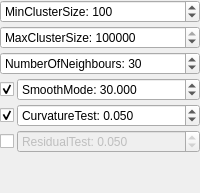
        <widget class="QWidget" name="RegionGrowing">
         <layout class="QVBoxLayout" name="verticalLayout_5">
          <property name="spacing">
           <number>3</number>
          </property>
          <property name="leftMargin">
           <number>0</number>
          </property>
          <property name="topMargin">
           <number>0</number>
          </property>
          <property name="rightMargin">
           <number>0</number>
          </property>
          <property name="bottomMargin">
           <number>0</number>
          </property>
          <item>
           <widget class="QSpinBox" name="spin_minclustersize">
            <property name="sizePolicy">
             <sizepolicy hsizetype="Ignored" vsizetype="Fixed">
              <horstretch>0</horstretch>
              <verstretch>0</verstretch>
             </sizepolicy>
            </property>
            <property name="maximumSize">
             <size>
              <width>16777215</width>
              <height>24</height>
             </size>
            </property>
            <property name="toolTip">
             <string>Set the minimum number of points that a cluster needs to contain in order to be considered valid.</string>
            </property>
            <property name="prefix">
             <string>MinClusterSize: </string>
            </property>
            <property name="maximum">
             <number>9999999</number>
            </property>
            <property name="value">
             <number>100</number>
            </property>
           </widget>
          </item>
          <item>
           <widget class="QSpinBox" name="spin_maxclustersize">
            <property name="sizePolicy">
             <sizepolicy hsizetype="Ignored" vsizetype="Fixed">
              <horstretch>0</horstretch>
              <verstretch>0</verstretch>
             </sizepolicy>
            </property>
            <property name="maximumSize">
             <size>
              <width>16777215</width>
              <height>24</height>
             </size>
            </property>
            <property name="toolTip">
             <string>Set the maximum number of points that a cluster needs to contain in order to be considered valid.</string>
            </property>
            <property name="prefix">
             <string>MaxClusterSize: </string>
            </property>
            <property name="maximum">
             <number>99999999</number>
            </property>
            <property name="value">
             <number>99999999</number>
            </property>
           </widget>
          </item>
          <item>
           <widget class="QSpinBox" name="spin_numofnei">
            <property name="sizePolicy">
             <sizepolicy hsizetype="Ignored" vsizetype="Fixed">
              <horstretch>0</horstretch>
              <verstretch>0</verstretch>
             </sizepolicy>
            </property>
            <property name="maximumSize">
             <size>
              <width>16777215</width>
              <height>24</height>
             </size>
            </property>
            <property name="toolTip">
             <string>&lt;html&gt;&lt;head/&gt;&lt;body&gt;&lt;p&gt;Allows to set the number of neighbours.&lt;/p&gt;&lt;/body&gt;&lt;/html&gt;</string>
            </property>
            <property name="prefix">
             <string>NumberOfNeighbours: </string>
            </property>
            <property name="maximum">
             <number>9999999</number>
            </property>
            <property name="value">
             <number>30</number>
            </property>
           </widget>
          </item>
          <item>
           <layout class="QHBoxLayout" name="horizontalLayout_14">
            <item>
             <widget class="QCheckBox" name="check_smoothmode">
              <property name="toolTip">
               <string>This function allows to turn on/off the smoothness constraint.</string>
              </property>
              <property name="text">
               <string/>
              </property>
              <property name="checked">
               <bool>true</bool>
              </property>
             </widget>
            </item>
            <item>
             <widget class="QDoubleSpinBox" name="dspin_smooth">
              <property name="sizePolicy">
               <sizepolicy hsizetype="Expanding" vsizetype="Fixed">
                <horstretch>0</horstretch>
                <verstretch>0</verstretch>
               </sizepolicy>
              </property>
              <property name="maximumSize">
               <size>
                <width>16777215</width>
                <height>24</height>
               </size>
              </property>
              <property name="toolTip">
               <string>Allows to set smoothness threshold used for testing the points.</string>
              </property>
              <property name="prefix">
               <string>SmoothMode: </string>
              </property>
              <property name="decimals">
               <number>3</number>
              </property>
              <property name="maximum">
               <double>9999.000000000000000</double>
              </property>
              <property name="value">
               <double>30.000000000000000</double>
              </property>
             </widget>
            </item>
           </layout>
          </item>
          <item>
           <layout class="QHBoxLayout" name="horizontalLayout_15">
            <item>
             <widget class="QCheckBox" name="check_curvaturetest">
              <property name="sizePolicy">
               <sizepolicy hsizetype="Minimum" vsizetype="Fixed">
                <horstretch>0</horstretch>
                <verstretch>0</verstretch>
               </sizepolicy>
              </property>
              <property name="toolTip">
               <string>&lt;html&gt;&lt;head/&gt;&lt;body&gt;&lt;p&gt;Allows to turn on/off the curvature test. Note that at least one test (residual or curvature) must be turned on. If you are turning curvature test off then residual test will be turned on automatically.&lt;/p&gt;&lt;/body&gt;&lt;/html&gt;</string>
              </property>
              <property name="text">
               <string/>
              </property>
              <property name="checked">
               <bool>true</bool>
              </property>
             </widget>
            </item>
            <item>
             <widget class="QDoubleSpinBox" name="dspin_curvature">
              <property name="sizePolicy">
               <sizepolicy hsizetype="Expanding" vsizetype="Fixed">
                <horstretch>0</horstretch>
                <verstretch>0</verstretch>
               </sizepolicy>
              </property>
              <property name="maximumSize">
               <size>
                <width>16777215</width>
                <height>24</height>
               </size>
              </property>
              <property name="toolTip">
               <string>Allows to set curvature threshold used for testing the points.</string>
              </property>
              <property name="prefix">
               <string>CurvatureTest: </string>
              </property>
              <property name="decimals">
               <number>3</number>
              </property>
              <property name="maximum">
               <double>9999.000000000000000</double>
              </property>
              <property name="value">
               <double>0.050000000000000</double>
              </property>
             </widget>
            </item>
           </layout>
          </item>
          <item>
           <layout class="QHBoxLayout" name="horizontalLayout_16">
            <item>
             <widget class="QCheckBox" name="check_residualtest">
              <property name="toolTip">
               <string>&lt;html&gt;&lt;head/&gt;&lt;body&gt;&lt;p&gt;Allows to turn on/off the residual test. Note that at least one test(residual or curvature) must be turned on. If you are turning residual test off then curvature test will be turned on automatically.&lt;/p&gt;&lt;/body&gt;&lt;/html&gt;</string>
              </property>
              <property name="text">
               <string/>
              </property>
             </widget>
            </item>
            <item>
             <widget class="QDoubleSpinBox" name="dspin_residual">
              <property name="enabled">
               <bool>false</bool>
              </property>
              <property name="sizePolicy">
               <sizepolicy hsizetype="Expanding" vsizetype="Fixed">
                <horstretch>0</horstretch>
                <verstretch>0</verstretch>
               </sizepolicy>
              </property>
              <property name="maximumSize">
               <size>
                <width>16777215</width>
                <height>24</height>
               </size>
              </property>
              <property name="toolTip">
               <string>&lt;html&gt;&lt;head/&gt;&lt;body&gt;&lt;p&gt;Allows to set residual threshold used for testing the points.&lt;/p&gt;&lt;/body&gt;&lt;/html&gt;</string>
              </property>
              <property name="prefix">
               <string>ResidualTest: </string>
              </property>
              <property name="decimals">
               <number>3</number>
              </property>
              <property name="maximum">
               <double>9999.000000000000000</double>
              </property>
              <property name="value">
               <double>0.050000000000000</double>
              </property>
             </widget>
            </item>
           </layout>
          </item>
          <item>
           <spacer name="verticalSpacer_5">
            <property name="orientation">
             <enum>Qt::Vertical</enum>
            </property>
            <property name="sizeHint" stdset="0">
             <size>
              <width>20</width>
              <height>40</height>
             </size>
            </property>
           </spacer>
          </item>
         </layout>
        </widget>
